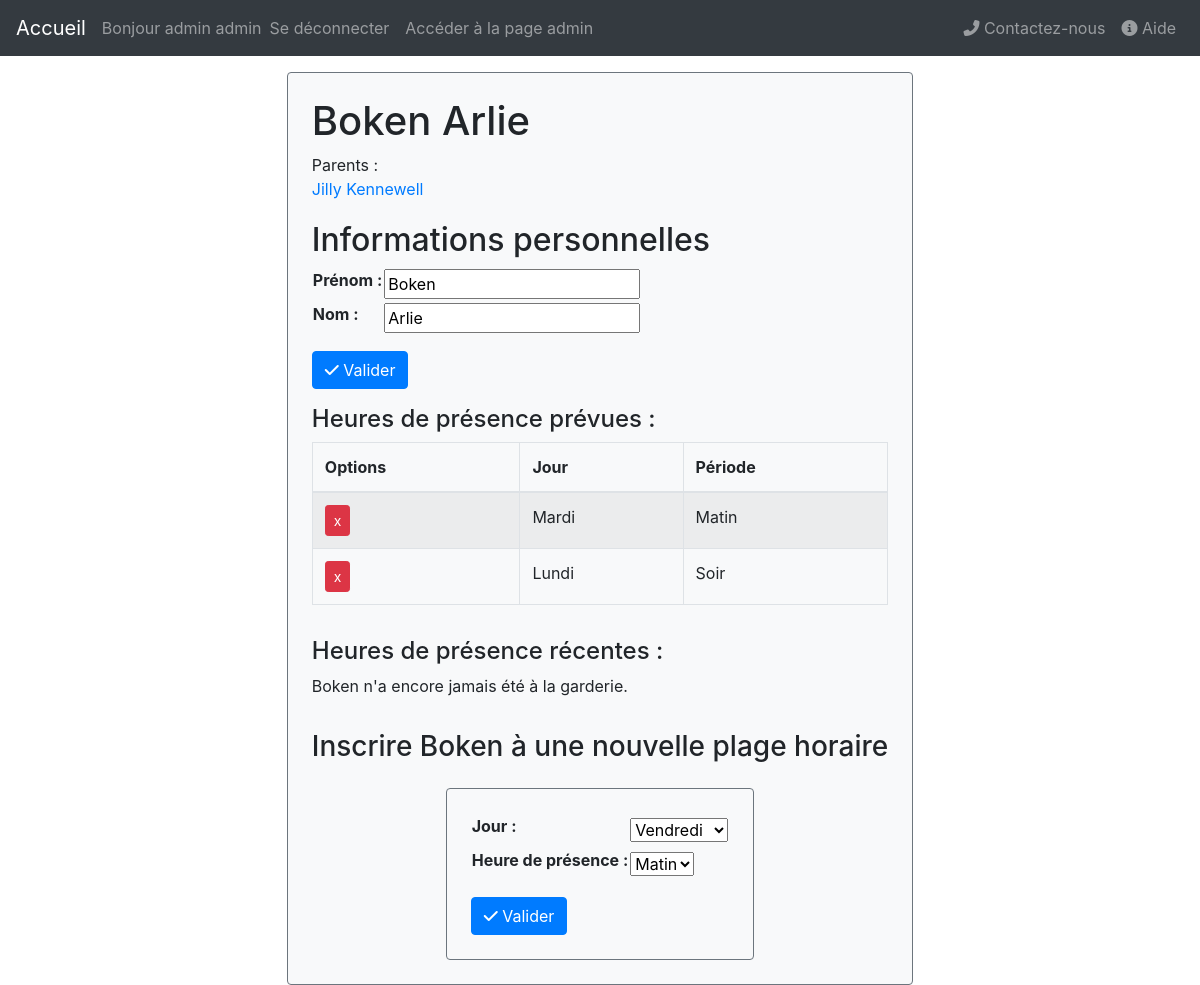
/enfant/21/ (signed in), run on an earlier commit of the app's database.
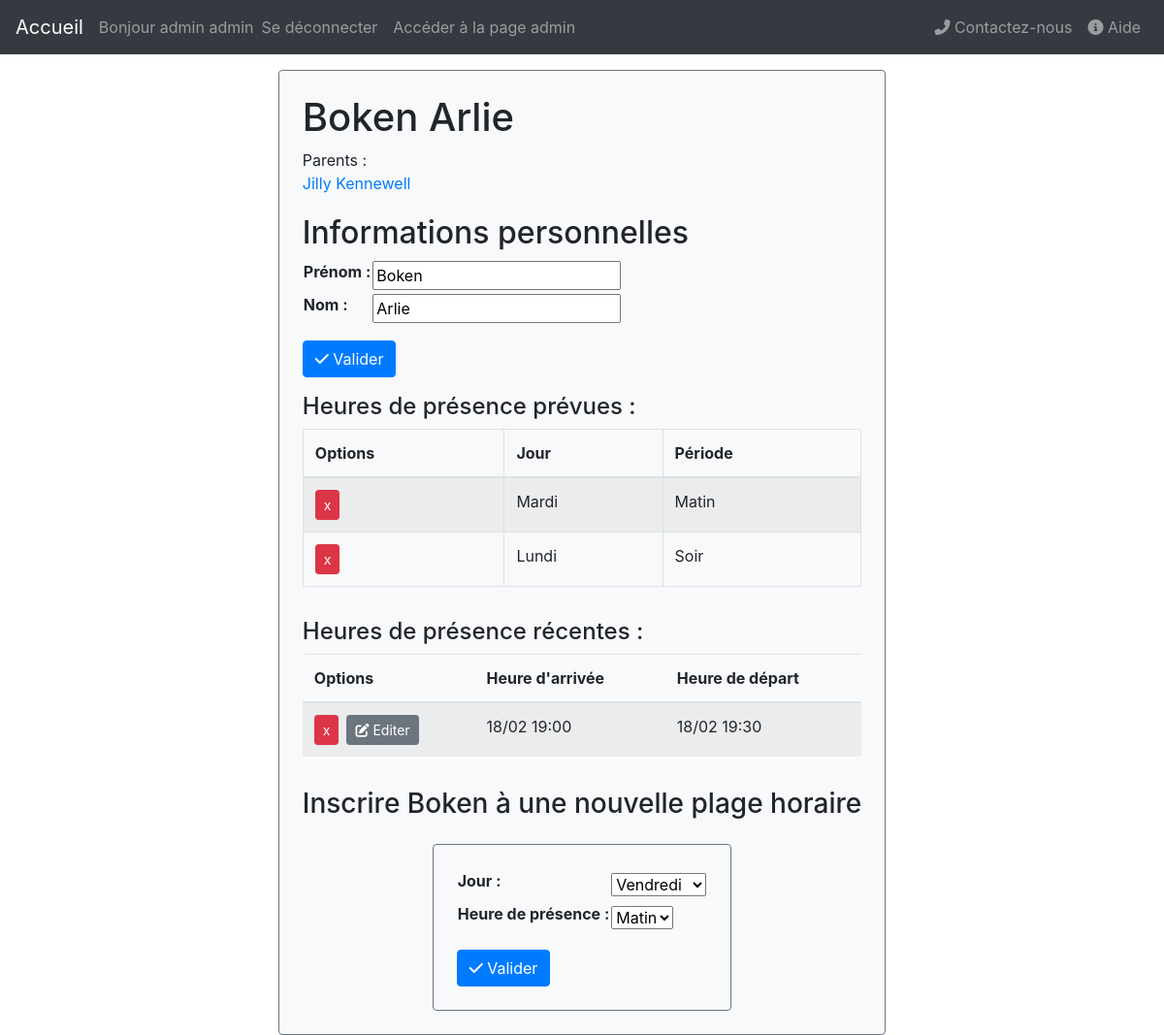
And on a later commit of the database.
### garderie/models.py (models this page shows, shortened)
class ExpectedPresence(models.Model):
	DAY=[(d, ugettext(date(1900, 1,d).strftime('%A')).capitalize()) for d in range(1,8)]
	PERIOD=[(m, ['Matin', 'Soir'][m]) for m in range(0,2)]
	child=models.ForeignKey(Child, on_delete=models.CASCADE, verbose_name="Enfant associé")
	day=models.IntegerField(choices=DAY, default=timezone.now().weekday(), verbose_name="Jour")
	period=models.IntegerField(choices=PERIOD, default='Matin', verbose_name='Heure de présence')

class Child(models.Model):
	parent=models.ForeignKey(Parent, on_delete=models.DO_NOTHING, related_name='child_set')
	first_name=models.CharField(max_length=100, verbose_name="Prénom")
	last_name=models.CharField(max_length=100, verbose_name="Nom")
	second_parent=models.ForeignKey(Parent, on_delete=models.DO_NOTHING, related_name='child_set2', null=True)
	def __str__(self):
		return self.first_name+" "+self.last_name
	def get_full_name(self):
		return str(self)
	def recent_schedules(self):
		return self.schedule_set.filter(arrival__gte=datetime.today()-timedelta(days=30))
	def parents(self):
		second_parent_uid=self.second_parent.uid if self.second_parent else None
		return (self.parent.uid, second_parent_uid)

class Parent(models.Model):
	uid=models.OneToOneField(User, primary_key=True, on_delete=models.CASCADE)
	phone=PhoneNumberField(max_length=20, null=True, verbose_name="Téléphone")
	def __str__(self):
		return str(self.uid.get_full_name())
	def get_full_name(self):
		return str(self)

class User(AbstractBaseUser, PermissionsMixin):
	email = models.EmailField('Adresse mail', unique=True)
	first_name = models.CharField('Prénom', max_length=30, blank=True)
	last_name = models.CharField('Nom', max_length=30, blank=True)
	date_joined = models.DateTimeField('Date de création', auto_now_add=True)
	is_active = models.BooleanField('Actif', default=True)
	is_staff=models.BooleanField('Membre de l\'équipe', default=False)
	USERNAME_FIELD='email'
	REQUIRED_FIELDS=[]
	objects=UserManager()
	def get_full_name(self):
		if self.last_name!='':
			return self.first_name+' '+self.last_name
		else:
			return self.email.split('@')[0].replace('.', ' ')

class Schedule(models.Model):
	child=models.ForeignKey(Child, on_delete=models.CASCADE, verbose_name="Enfant")
	rate=models.ForeignKey(HourlyRate, on_delete=models.CASCADE, null=True)
	arrival=models.DateTimeField('Heure d\'arrivée')
	departure=models.DateTimeField('Heure de départ', null=True)
	bill=models.ForeignKey(Bill, null=True, on_delete=models.DO_NOTHING)
	objects=ScheduleManager()
	def rounded_arrival(self):
		temp_arrival=self.arrival
		arrival_minute=floor(self.arrival.minute/30)*30
		temp_arrival=self.arrival.replace(minute=arrival_minute)
		return temp_arrival
	def rounded_departure(self):
		if not self.departure: # peut arriver si l'enfant est actuellement présent
			return None
		temp_departure=self.departure
		departure_minute=ceil(self.departure.minute/30)*30
		departure_hour=self.departure.hour
		if departure_minute==60:
			departure_minute=0
			departure_hour+=1
		if departure_hour==24:
			departure_hour-=1
		temp_departure=self.departure.replace(hour=departure_hour, minute=departure_minute)
		return temp_departure

### garderie/views/enfant.py (the view)
# urls.py: path('enfant/<int:pk>/', views.ChildProfileView.as_view(), name='child_profile'),
class ChildProfileView(generic.DetailView):
	model=Child
	template_name='garderie/child_profile.html'
	def get_context_data(self, **kwargs):
		context = super().get_context_data(**kwargs)
		context['schedule_form'] = NewPresenceForm(pk=self.kwargs['pk'])
		context['action']=reverse('schedule_register', kwargs={'pk':self.kwargs['pk']}) # même URL donc sûrement améliorable
		context['personal_data_form'] = ChildUpdateForm(instance=self.object)
		return context

### garderie/forms.py (shortened to what this page needs)
class NewPresenceForm(forms.ModelForm):
	class Meta:
		model = ExpectedPresence
		fields = ['day', 'period']
	def __init__(self, *args, **kwargs):
		self.child=Child.objects.get(pk=kwargs.pop('pk'))
		super().__init__(*args, **kwargs)

class ChildUpdateForm(forms.ModelForm):
	class Meta:
		model = Child
		fields = ['first_name', 'last_name']

### garderie/context_processors.py (called while the page is built)
def settings_processor(request):
	return {'settings':Config.objects.get_config()}

### garderie/managers.py (called while the page is built)
	def get_config(self):
		try:
			config=super().get_queryset()[0]
		except models.Config.DoesNotExist:
			config=models.Config()
			config.save()
		return config

### garderie/templates/garderie/child_profile.html (shortened to what this page needs)
{% extends 'garderie/base.html' %}
{% load static %}
{% block body %}
<div class="d-flex justify-content-center pt-3">
 <div class="bg-light p-4 border border-secondary rounded">
<h1>{{ child.get_full_name}}</h1>
<p>Parents : <br/>
	<a href="{% url 'parent_profile' child.parent.uid_id %}">  {{child.parent.get_full_name}}</a><br/>
</p>
<div class="pt-1">
	<h2>Informations personnelles</h2>
	<form action="{% url 'child_update' child.id  %}" method="post">
		<table>
		{{ personal_data_form.as_table }}
		</table>
{% if user.is_authenticated and user in child.parents or user.is_superuser %}
		<div class="pt-3">
		<button type="submit" class="btn btn-primary"><i class="fas fa-check"></i> Valider</button>
	</div>
{% endif %}
	</form>
</div>
<div class="pt-3">
	<h4>Heures de présence prévues :</h4>
{% if child.expectedpresence_set %}
	<div>
		<table id="enfant_profile_presence_tab" class="table table-striped table-bordered">
			<thead>
				<th> Options </th>
				<th> Jour </th>
				<th> Période </th>
			</thead>
		{% for presence in child.expectedpresence_set.all %}
			{% if user.is_authenticated and user in child.parents or user.is_superuser %}
				<tr>
						<td>
					<form method="POST" action="{% url 'presence_delete' child.id presence.id  %}?next={{request.path}}">
							<input type="submit" value="x" class="btn btn-danger btn-sm">
					</form>
						</td>
						<td> {{presence.get_day_display}} </td>
						<td> {{presence.get_period_display}} </td>
				</tr>
			{% endif %}
		{% endfor %}
		</table>
	</div>
	{% else %}
		<p><i>Aucune plage horaire n'a été crée pour {{child.first_name}}.<br/>
		Créez un horaire d'accueil via le formulaire en bas de page.</i></p>
	{% endif %}
</div>
<div class="pt-3">
<h4>Heures de présence récentes :</h4>
{% if child.recent_schedules %}
<div>
	<table id="enfant_profile_recent_tab" class="table table-striped">
	<thead>
		{% if user.is_superuser %}
			<th> Options </th>
		{% endif %}
		<th> Heure d'arrivée </th>
		<th> Heure de départ </th>
	</thead>
		{% for schedule in child.recent_schedules %}
			{% if user.is_authenticated and user in child.parents or user.is_superuser %}
				{% if not schedule.expected %}
					<tr>
						{% if user.is_superuser %}
							<td>
								<div class="container">
									<div class="row">
										<form method="POST" action="{% url 'schedule_delete' child.id schedule.id  %}?next={{request.path}}">
												<input type="submit" value="x" class="btn btn-danger btn-sm">
										</form>
										<div class="pl-2">
											<button data-cid='{{child.id}}' data-sid="{{schedule.id}}" class="btn btn-secondary btn-sm button_modal"><i class="fas fa-edit"></i> Editer</button>
										</div>
									</div>
								</div>
							</td>
						{% endif %}
							<td> {{schedule.rounded_arrival|date:'d/m H:i'}} </td>
							<td> {{schedule.rounded_departure|date:'d/m H:i'}} </td>
					</tr>
				{% endif %}
			{% endif %}
		{% endfor %}
	</table>
</div>
{% else %}
	<p></i>{{child.first_name}} n'a encore jamais été à la garderie.</p></i>
{% endif %}
</div>
<div class="pt-3">
{% if user.is_authenticated and user in child.parents or user.is_superuser %}
	<h3>Inscrire {{child.first_name}} à une nouvelle plage horaire</h3>
	{% include 'garderie/forms/embedded_form.html' with action=action form=schedule_form %}
{% endif %}
</div>
</div>
</div>
{% endblock %}

What changed in the data, as far as the page shows it:
shown differently, row unchanged: Child "Boken Arlie": first_name "Boken" → (not shown)
added Schedule: rounded_arrival "18/02 19:00", rounded_departure "18/02 19:30"
Also different on the page:
text no longer shown: "n'a encore jamais été à la garderie."
text now shown: "Options Heure d'arrivée Heure de départ"
